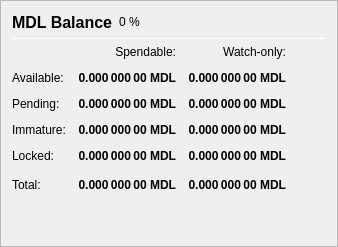
                   <widget class="QFrame" name="frame_Balances">
                    <property name="frameShape">
                     <enum>QFrame::StyledPanel</enum>
                    </property>
                    <property name="frameShadow">
                     <enum>QFrame::Raised</enum>
                    </property>
                    <layout class="QVBoxLayout" name="verticalLayout_4">
                     <item>
                      <layout class="QHBoxLayout" name="horizontalLayout_4">
                       <item>
                        <widget class="QLabel" name="label_5">
                         <property name="minimumSize">
                          <size>
                           <width>0</width>
                           <height>20</height>
                          </size>
                         </property>
                         <property name="font">
                          <font>
                           <pointsize>12</pointsize>
                           <weight>75</weight>
                           <bold>true</bold>
                          </font>
                         </property>
                         <property name="text">
                          <string>MDL Balance</string>
                         </property>
                        </widget>
                       </item>
                       <item>
                        <widget class="QLabel" name="labelMDLPercent">
                         <property name="text">
                          <string notr="true">0 %</string>
                         </property>
                        </widget>
                       </item>
                       <item>
                        <spacer name="horizontalSpacer_3">
                         <property name="orientation">
                          <enum>Qt::Horizontal</enum>
                         </property>
                         <property name="sizeHint" stdset="0">
                          <size>
                           <width>40</width>
                           <height>20</height>
                          </size>
                         </property>
                        </spacer>
                       </item>
                      </layout>
                     </item>
                     <item>
                      <widget class="Line" name="line_Balance">
                       <property name="minimumSize">
                        <size>
                         <width>0</width>
                         <height>1</height>
                        </size>
                       </property>
                       <property name="maximumSize">
                        <size>
                         <width>16777215</width>
                         <height>1</height>
                        </size>
                       </property>
                       <property name="orientation">
                        <enum>Qt::Horizontal</enum>
                       </property>
                      </widget>
                     </item>
                     <item>
                      <layout class="QGridLayout" name="gridLayout">
                       <property name="spacing">
                        <number>12</number>
                       </property>
                       <item row="0" column="1">
                        <widget class="QLabel" name="labelSpendable">
                         <property name="text">
                          <string>Spendable:</string>
                         </property>
                         <property name="alignment">
                          <set>Qt::AlignRight|Qt::AlignTrailing|Qt::AlignVCenter</set>
                         </property>
                        </widget>
                       </item>
                       <item row="0" column="2">
                        <widget class="QLabel" name="labelWatchonly">
                         <property name="text">
                          <string>Watch-only:</string>
                         </property>
                         <property name="alignment">
                          <set>Qt::AlignRight|Qt::AlignTrailing|Qt::AlignVCenter</set>
                         </property>
                        </widget>
                       </item>
                       <item row="1" column="0">
                        <widget class="QLabel" name="labelBalanceText">
                         <property name="text">
                          <string>Available:</string>
                         </property>
                        </widget>
                       </item>
                       <item row="1" column="1">
                        <widget class="QLabel" name="labelBalance">
                         <property name="font">
                          <font>
                           <weight>75</weight>
                           <bold>true</bold>
                          </font>
                         </property>
                         <property name="cursor">
                          <cursorShape>IBeamCursor</cursorShape>
                         </property>
                         <property name="toolTip">
                          <string>Your current spendable balance</string>
                         </property>
                         <property name="text">
                          <string notr="true">0.000 000 00 MDL</string>
                         </property>
                         <property name="alignment">
                          <set>Qt::AlignRight|Qt::AlignTrailing|Qt::AlignVCenter</set>
                         </property>
                         <property name="textInteractionFlags">
                          <set>Qt::LinksAccessibleByMouse|Qt::TextSelectableByKeyboard|Qt::TextSelectableByMouse</set>
                         </property>
                        </widget>
                       </item>
                       <item row="1" column="2">
                        <widget class="QLabel" name="labelWatchAvailable">
                         <property name="font">
                          <font>
                           <weight>75</weight>
                           <bold>true</bold>
                          </font>
                         </property>
                         <property name="cursor">
                          <cursorShape>IBeamCursor</cursorShape>
                         </property>
                         <property name="toolTip">
                          <string>Your current balance in watch-only addresses</string>
                         </property>
                         <property name="text">
                          <string notr="true">0.000 000 00 MDL</string>
                         </property>
                         <property name="alignment">
                          <set>Qt::AlignRight|Qt::AlignTrailing|Qt::AlignVCenter</set>
                         </property>
                         <property name="textInteractionFlags">
                          <set>Qt::LinksAccessibleByMouse|Qt::TextSelectableByKeyboard|Qt::TextSelectableByMouse</set>
                         </property>
                        </widget>
                       </item>
                       <item row="2" column="0">
                        <widget class="QLabel" name="labelPendingText">
                         <property name="text">
                          <string>Pending:</string>
                         </property>
                        </widget>
                       </item>
                       <item row="2" column="1">
                        <widget class="QLabel" name="labelUnconfirmed">
                         <property name="font">
                          <font>
                           <weight>75</weight>
                           <bold>true</bold>
                          </font>
                         </property>
                         <property name="cursor">
                          <cursorShape>IBeamCursor</cursorShape>
                         </property>
                         <property name="toolTip">
                          <string>Total of transactions that have yet to be confirmed, and do not yet count toward the spendable balance</string>
                         </property>
                         <property name="text">
                          <string notr="true">0.000 000 00 MDL</string>
                         </property>
                         <property name="alignment">
                          <set>Qt::AlignRight|Qt::AlignTrailing|Qt::AlignVCenter</set>
                         </property>
                         <property name="textInteractionFlags">
                          <set>Qt::LinksAccessibleByMouse|Qt::TextSelectableByKeyboard|Qt::TextSelectableByMouse</set>
                         </property>
                        </widget>
                       </item>
                       <item row="2" column="2">
                        <widget class="QLabel" name="labelWatchPending">
                         <property name="font">
                          <font>
                           <weight>75</weight>
                           <bold>true</bold>
                          </font>
                         </property>
                         <property name="cursor">
                          <cursorShape>IBeamCursor</cursorShape>
                         </property>
                         <property name="toolTip">
                          <string>Unconfirmed transactions to watch-only addresses</string>
                         </property>
                         <property name="text">
                          <string notr="true">0.000 000 00 MDL</string>
                         </property>
                         <property name="alignment">
                          <set>Qt::AlignRight|Qt::AlignTrailing|Qt::AlignVCenter</set>
                         </property>
                         <property name="textInteractionFlags">
                          <set>Qt::LinksAccessibleByMouse|Qt::TextSelectableByKeyboard|Qt::TextSelectableByMouse</set>
                         </property>
                        </widget>
                       </item>
                       <item row="3" column="0">
                        <widget class="QLabel" name="labelImmatureText">
                         <property name="text">
                          <string>Immature:</string>
                         </property>
                        </widget>
                       </item>
                       <item row="3" column="1">
                        <widget class="QLabel" name="labelImmature">
                         <property name="font">
                          <font>
                           <weight>75</weight>
                           <bold>true</bold>
                          </font>
                         </property>
                         <property name="cursor">
                          <cursorShape>IBeamCursor</cursorShape>
                         </property>
                         <property name="toolTip">
                          <string>Staked or masternode rewards that has not yet matured</string>
                         </property>
                         <property name="text">
                          <string notr="true">0.000 000 00 MDL</string>
                         </property>
                         <property name="alignment">
                          <set>Qt::AlignRight|Qt::AlignTrailing|Qt::AlignVCenter</set>
                         </property>
                         <property name="textInteractionFlags">
                          <set>Qt::LinksAccessibleByMouse|Qt::TextSelectableByKeyboard|Qt::TextSelectableByMouse</set>
                         </property>
                        </widget>
                       </item>
                       <item row="3" column="2">
                        <widget class="QLabel" name="labelWatchImmature">
                         <property name="font">
                          <font>
                           <weight>75</weight>
                           <bold>true</bold>
                          </font>
                         </property>
                         <property name="cursor">
                          <cursorShape>IBeamCursor</cursorShape>
                         </property>
                         <property name="toolTip">
                          <string>Staked or masternode rewards in watch-only addresses that has not yet matured</string>
                         </property>
                         <property name="text">
                          <string notr="true">0.000 000 00 MDL</string>
                         </property>
                         <property name="alignment">
                          <set>Qt::AlignRight|Qt::AlignTrailing|Qt::AlignVCenter</set>
                         </property>
                         <property name="textInteractionFlags">
                          <set>Qt::LinksAccessibleByMouse|Qt::TextSelectableByKeyboard|Qt::TextSelectableByMouse</set>
                         </property>
                        </widget>
                       </item>
                       <item row="4" column="0">
                        <widget class="QLabel" name="labelLockedBalanceText">
                         <property name="toolTip">
                          <string>Locked MDL or Masternode collaterals. These are excluded from zMDL minting.</string>
                         </property>
                         <property name="text">
                          <string>Locked:</string>
                         </property>
                        </widget>
                       </item>
                       <item row="4" column="1">
                        <widget class="QLabel" name="labelLockedBalance">
                         <property name="font">
                          <font>
                           <weight>75</weight>
                           <bold>true</bold>
                          </font>
                         </property>
                         <property name="cursor">
                          <cursorShape>IBeamCursor</cursorShape>
                         </property>
                         <property name="toolTip">
                          <string>Locked MDL or Masternode collaterals. These are excluded from zMDL minting.</string>
                         </property>
                         <property name="text">
                          <string notr="true">0.000 000 00 MDL</string>
                         </property>
                         <property name="alignment">
                          <set>Qt::AlignRight|Qt::AlignTrailing|Qt::AlignVCenter</set>
                         </property>
                         <property name="textInteractionFlags">
                          <set>Qt::LinksAccessibleByMouse|Qt::TextSelectableByKeyboard|Qt::TextSelectableByMouse</set>
                         </property>
                        </widget>
                       </item>
                       <item row="4" column="2">
                        <widget class="QLabel" name="labelWatchLocked">
                         <property name="font">
                          <font>
                           <weight>75</weight>
                           <bold>true</bold>
                          </font>
                         </property>
                         <property name="cursor">
                          <cursorShape>IBeamCursor</cursorShape>
                         </property>
                         <property name="toolTip">
                          <string>Current locked balance in watch-only addresses</string>
                         </property>
                         <property name="text">
                          <string notr="true">0.000 000 00 MDL</string>
                         </property>
                         <property name="alignment">
                          <set>Qt::AlignRight|Qt::AlignTrailing|Qt::AlignVCenter</set>
                         </property>
                         <property name="textInteractionFlags">
                          <set>Qt::LinksAccessibleByMouse|Qt::TextSelectableByKeyboard|Qt::TextSelectableByMouse</set>
                         </property>
                        </widget>
                       </item>
                       <item row="5" column="0">
                        <widget class="QLabel" name="labelTotalText">
                         <property name="toolTip">
                          <string>Your current mdl balance, unconfirmed and immature transactions included</string>
                         </property>
                         <property name="text">
                          <string>Total:</string>
                         </property>
                        </widget>
                       </item>
                       <item row="5" column="1">
                        <widget class="QLabel" name="labelTotal">
                         <property name="font">
                          <font>
                           <weight>75</weight>
                           <bold>true</bold>
                          </font>
                         </property>
                         <property name="cursor">
                          <cursorShape>IBeamCursor</cursorShape>
                         </property>
                         <property name="toolTip">
                          <string>Your current mdl balance, unconfirmed and immature transactions included</string>
                         </property>
                         <property name="text">
                          <string notr="true">0.000 000 00 MDL</string>
                         </property>
                         <property name="alignment">
                          <set>Qt::AlignRight|Qt::AlignTrailing|Qt::AlignVCenter</set>
                         </property>
                         <property name="textInteractionFlags">
                          <set>Qt::LinksAccessibleByMouse|Qt::TextSelectableByKeyboard|Qt::TextSelectableByMouse</set>
                         </property>
                        </widget>
                       </item>
                       <item row="5" column="2">
                        <widget class="QLabel" name="labelWatchTotal">
                         <property name="font">
                          <font>
                           <weight>75</weight>
                           <bold>true</bold>
                          </font>
                         </property>
                         <property name="cursor">
                          <cursorShape>IBeamCursor</cursorShape>
                         </property>
                         <property name="toolTip">
                          <string>Current total balance in watch-only addresses</string>
                         </property>
                         <property name="text">
                          <string notr="true">0.000 000 00 MDL</string>
                         </property>
                         <property name="alignment">
                          <set>Qt::AlignRight|Qt::AlignTrailing|Qt::AlignVCenter</set>
                         </property>
                         <property name="textInteractionFlags">
                          <set>Qt::LinksAccessibleByMouse|Qt::TextSelectableByKeyboard|Qt::TextSelectableByMouse</set>
                         </property>
                        </widget>
                       </item>
                       <item row="5" column="3">
                        <spacer name="horizontalSpacer_9">
                         <property name="orientation">
                          <enum>Qt::Horizontal</enum>
                         </property>
                         <property name="sizeHint" stdset="0">
                          <size>
                           <width>40</width>
                           <height>20</height>
                          </size>
                         </property>
                        </spacer>
                       </item>
                      </layout>
                     </item>
                     <item>
                      <spacer name="verticalSpacer_3">
                       <property name="orientation">
                        <enum>Qt::Vertical</enum>
                       </property>
                       <property name="sizeHint" stdset="0">
                        <size>
                         <width>20</width>
                         <height>40</height>
                        </size>
                       </property>
                      </spacer>
                     </item>
                    </layout>
                   </widget>
